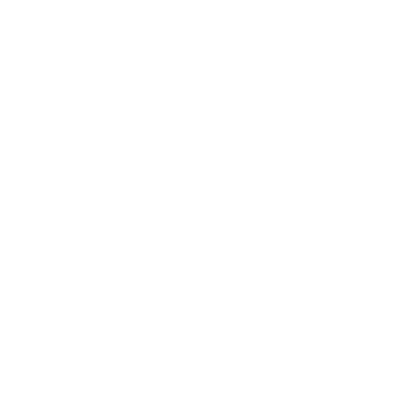
Frame 1 (no input)
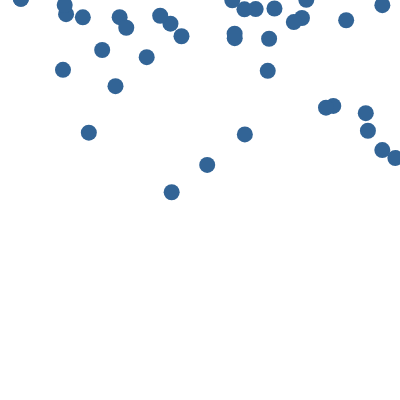
Frame 60 (no input)
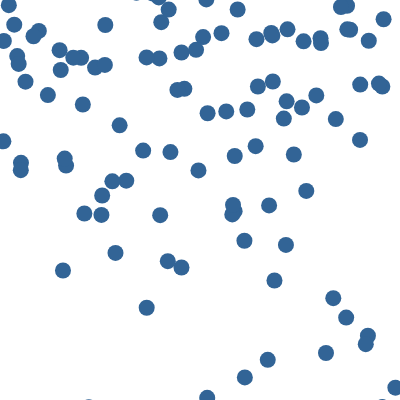
Frame 120 (the mouse pressed at the canvas centre since frame 60)

The p5.js sketch that drew these frames (run headless with seeded random() and noise() and a simulated clock; from frame 60 on, the mouse is pressed at the canvas centre):

// p5.js sketch
// ── sketch.js
let drops = new Array(1000);
let totalDrops = 0;

function setup() {
	createCanvas(400, 400);
	for(let i = 0; i < drops.length; i++) {
		drops[i] = new Drop();
	}
	//frameRate(30);
}

function draw() {
	background(255);

	// Initialize one drop
	drops[totalDrops] = new Drop();

	// Increment totalDrops
	totalDrops++

	// if we hit the end of the array
	if (totalDrops > drops.length) {
		totalDrops = 0; // Start over
	}

	// We only want to display totalDrops
	for(let i = 0; i < totalDrops; i++) {
		drops[i].move();
		drops[i].display();
	}
}

class Drop {
	constructor() {
		this.w = 16;
		this.x = random(width);
		this.y = -this.w * 4; // a little above the window
		this.speed = random(1, 5);
		this.c = color(50, 100, 150);
	}

	move() {
		this.y += this.speed;
	}

	reachedBottom() {
		if (this.y > height + this.w * 4) {
			return true;
		} else {
			return false;
		}
	}

	display() {
		fill(this.c);
		noStroke();
		ellipse(this.x, this.y, this.w);
	}
}
